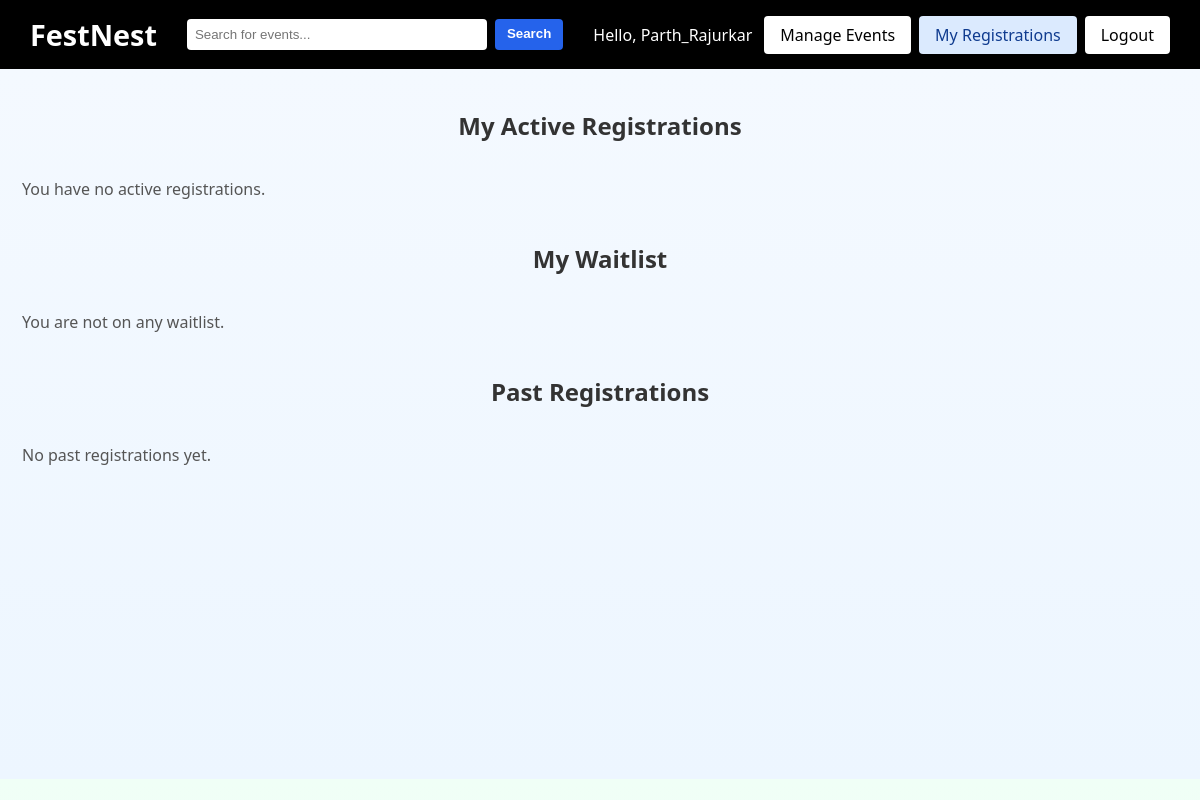
/my-registrations/ (signed in), run on an earlier commit of the app's database.
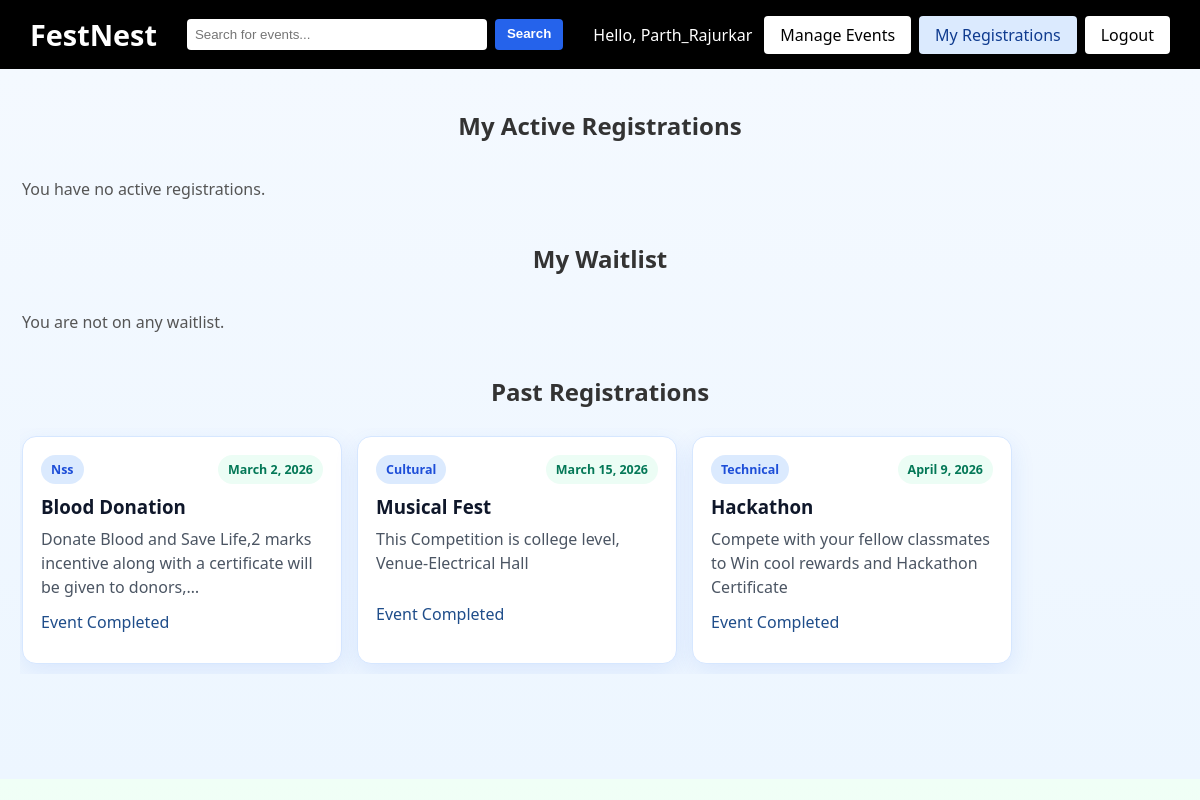
And on a later commit of the database.
### events/models.py (models this page shows, shortened)
class Event(models.Model):
    CATEGORY_CHOICES = [
        ('cultural', 'Cultural'),
        ('technical', 'Technical'),
        ('sports', 'Sports'),
        ('nss', 'NSS'),
    ]
    title = models.CharField(max_length=200)
    category = models.CharField(max_length=20, choices=CATEGORY_CHOICES)
    date = models.DateField()
    description = models.TextField()
    capacity = models.PositiveIntegerField(default=100)
    waitlist_enabled = models.BooleanField(default=True)
    is_team_event = models.BooleanField(default=False)
    min_team_size = models.PositiveIntegerField(default=2)
    max_team_size = models.PositiveIntegerField(default=4)
    attendees = models.ManyToManyField(User, blank=True)

### events/views.py (the view)
# urls.py: path('my-registrations/', views.my_registrations, name='my_registrations'),
@login_required
def my_registrations(request):
    today = timezone.localdate()
    registered_events = Event.objects.filter(attendees=request.user).order_by('date')
    active_registered_events = registered_events.filter(date__gte=today)
    past_registered_events = registered_events.filter(date__lt=today)
    waitlisted_entries = (
        WaitlistEntry.objects
        .filter(user=request.user, event__date__gte=today)
        .select_related('event')
        .order_by('event__date', 'created_at')
    )
    team_registrations = (
        Team.objects
        .filter(members=request.user, is_submitted=True)
        .select_related('event', 'leader')
        .prefetch_related('members')
        .order_by('event__date')
    )
    active_team_registrations = [team for team in team_registrations if team.event.date >= today]
    past_team_registrations = [team for team in team_registrations if team.event.date < today]
    active_teams_in_progress = (
        Team.objects
        .filter(members=request.user, is_submitted=False, event__date__gte=today)
        .select_related('event', 'leader')
        .prefetch_related('members')
        .order_by('event__date', 'created_at')
    )
    return render(
        request,
        'my_registrations.html',
        {
            'active_events': active_registered_events,
            'past_events': past_registered_events,
            'waitlisted_entries': waitlisted_entries,
            'active_team_registrations': active_team_registrations,
            'past_team_registrations': past_team_registrations,
            'active_teams_in_progress': active_teams_in_progress,
        },
    )

### templates/my_registrations.html (shortened to what this page needs)
{% extends 'base.html' %}
{% block body_class %}detail-page{% endblock %}
{% block content %}
<section class="carousel-section registrations-section">
    <div class="container">
        <h2>My Active Registrations</h2>
        <div class="carousel-track">
            {% for event in active_events %}
            <article class="upcoming-card">
                <div class="upcoming-top">
                    <span class="category-pill">{{ event.category|title }}</span>
                    <span class="date-pill">{{ event.date }}</span>
                </div>
                <h3>{{ event.title }}</h3>
                <p class="upcoming-desc">{{ event.description|truncatechars:95 }}</p>
                <div class="upcoming-actions">
                    <a href="{% url 'event_detail' event.id %}" class="cta-btn upcoming-btn">View Details</a>
                    <form method="post" action="{% url 'unregister_event' event.id %}" class="inline-form">
                        {% csrf_token %}
                        <button type="submit" class="cta-btn upcoming-btn alt">Unregister</button>
                    </form>
                </div>
            </article>
            {% empty %}
            <p class="empty-text">You have no active registrations.</p>
            {% endfor %}
        </div>
        <h2 style="margin-top: 24px;">My Waitlist</h2>
        <div class="carousel-track">
            {% for entry in waitlisted_entries %}
            <article class="upcoming-card">
                <div class="upcoming-top">
                    <span class="category-pill">{{ entry.event.category|title }}</span>
                    <span class="date-pill">{{ entry.event.date }}</span>
                </div>
                <h3>{{ entry.event.title }}</h3>
                <p class="upcoming-desc">{{ entry.event.description|truncatechars:95 }}</p>
                <div class="upcoming-actions">
                    <a href="{% url 'event_detail' entry.event.id %}" class="cta-btn upcoming-btn">View Details</a>
                    <form method="post" action="{% url 'unregister_event' entry.event.id %}" class="inline-form">
                        {% csrf_token %}
                        <button type="submit" class="cta-btn upcoming-btn alt">Leave Waitlist</button>
                    </form>
                </div>
            </article>
            {% empty %}
            <p class="empty-text">You are not on any waitlist.</p>
            {% endfor %}
        </div>
        <h2 style="margin-top: 24px;">Past Registrations</h2>
        <div class="carousel-track">
            {% for event in past_events %}
            <article class="upcoming-card">
                <div class="upcoming-top">
                    <span class="category-pill">{{ event.category|title }}</span>
                    <span class="date-pill">{{ event.date }}</span>
                </div>
                <h3>{{ event.title }}</h3>
                <p class="upcoming-desc">{{ event.description|truncatechars:95 }}</p>
                <p class="registration-note">Event Completed</p>
            </article>
            {% empty %}
            <p class="empty-text">No past registrations yet.</p>
            {% endfor %}
        </div>
    </div>
</section>
{% endblock %}

What changed in the data, as far as the page shows it:
now on this page (row edited): Event: category "Nss", date "March 2, 2026", title "Blood Donation", description "Donate Blood and Save Life,2 marks incentive along with a certificate will be given to donors,…"
now on this page (row edited): Event: category "Cultural", date "March 15, 2026", title "Musical Fest", description "This Competition is college level, Venue-Electrical Hall"
now on this page (row edited): Event: category "Technical", date "April 9, 2026", title "Hackathon", description "Compete with your fellow classmates to Win cool rewards and Hackathon Certificate"
Also different on the page:
text no longer shown: "No past registrations yet."
